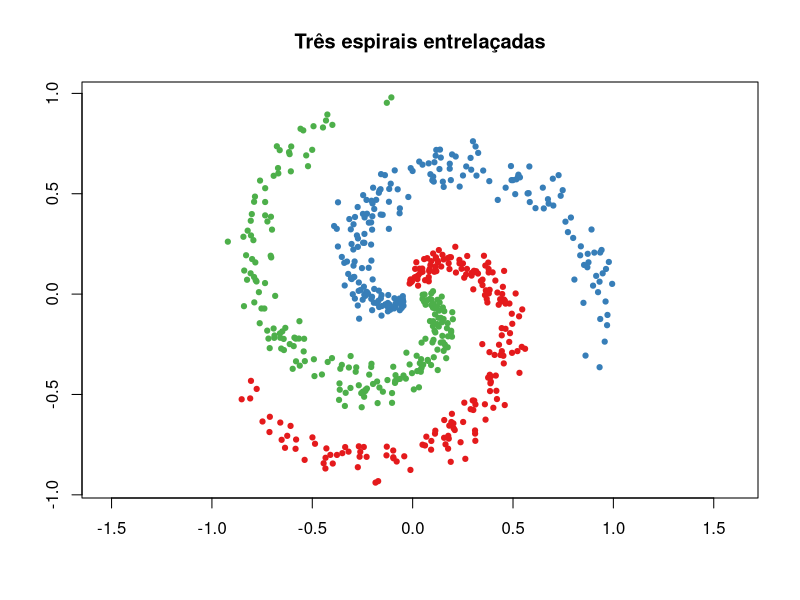
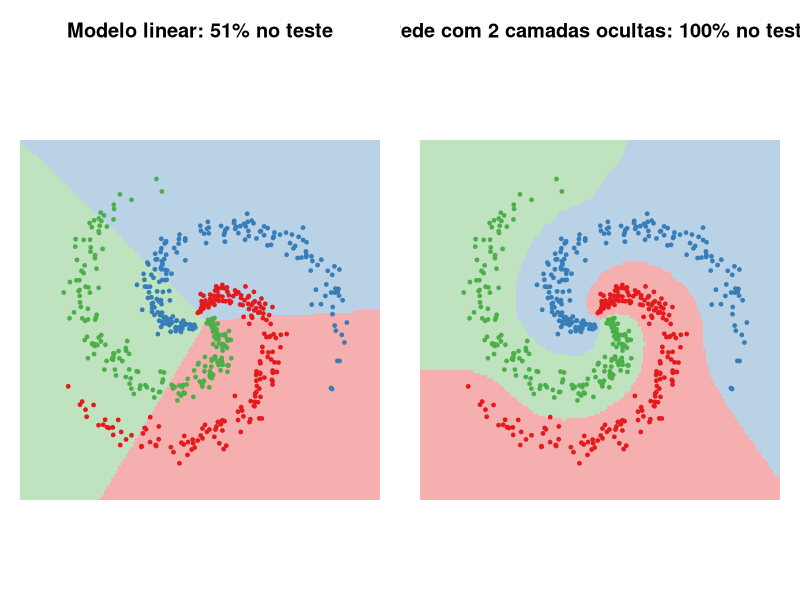
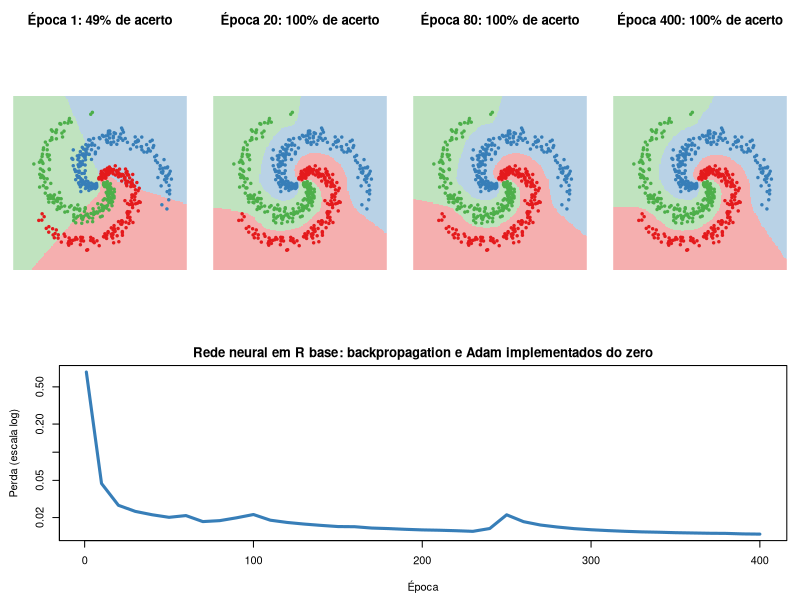
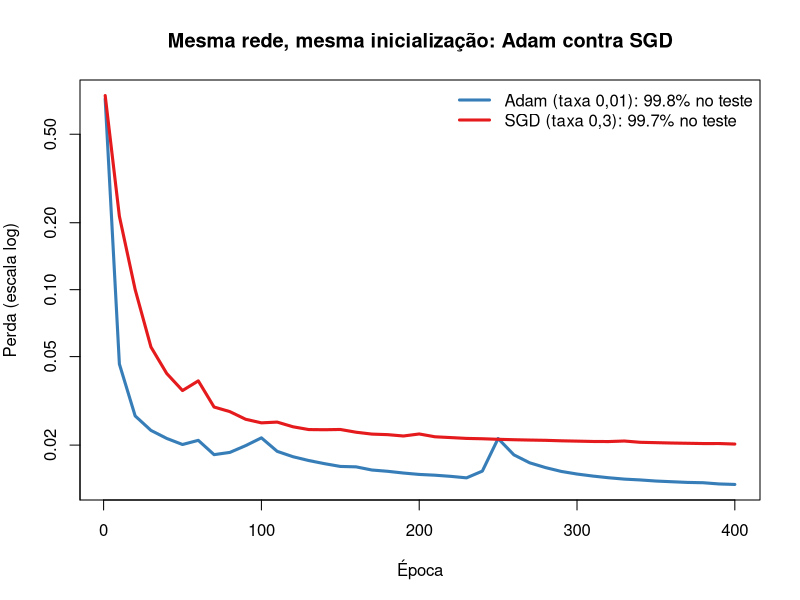
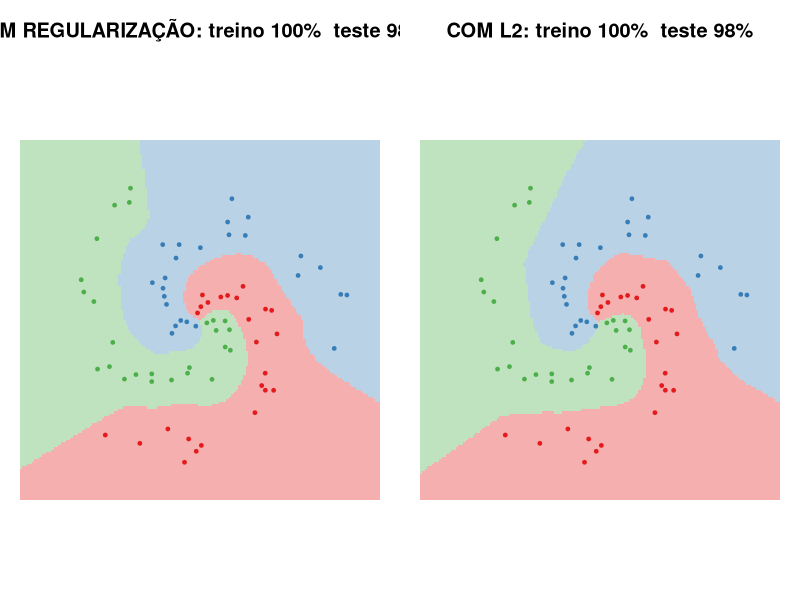
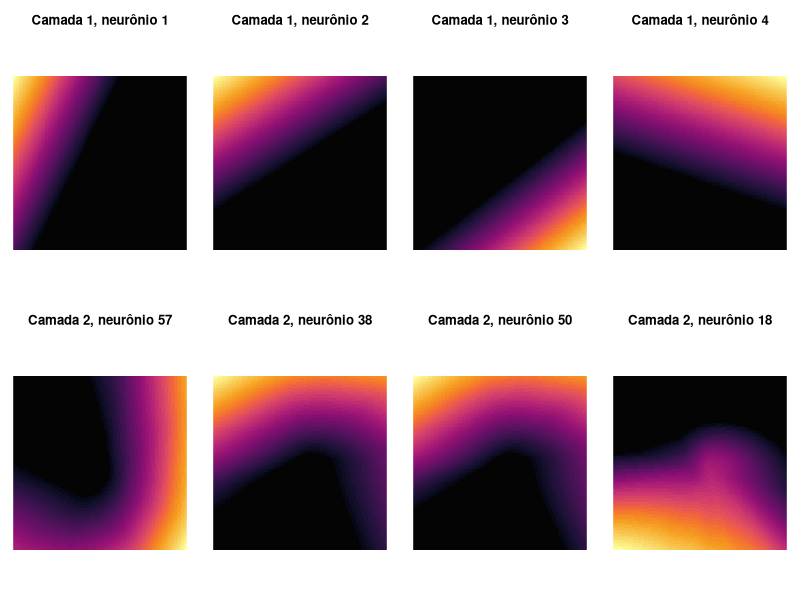
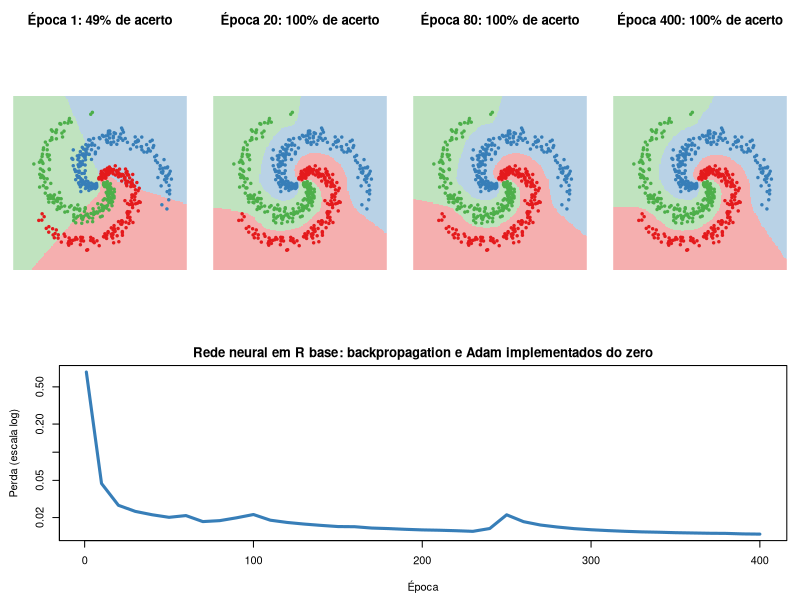

Generate these figures, in order, with R:
# Rede neural do zero em R base, só com álgebra de matrizes
set.seed(7)
cores <- c("#E41A1C", "#377EB8", "#4DAF4A")

gerar_espiral <- function(n_por_classe, n_classes, ruido) {
  x <- matrix(0, n_por_classe * n_classes, 2)
  y <- integer(n_por_classe * n_classes)
  for (k in seq_len(n_classes)) {
    linhas <- ((k - 1) * n_por_classe + 1):(k * n_por_classe)
    raio <- seq(0.05, 1, length.out = n_por_classe)
    angulo <- seq((k - 1) * 4, k * 4, length.out = n_por_classe) + rnorm(n_por_classe, sd = ruido)
    x[linhas, ] <- cbind(raio * sin(angulo), raio * cos(angulo))
    y[linhas] <- k
  }
  list(x = x, y = y)
}

treino <- gerar_espiral(200, 3, 0.25)
teste <- gerar_espiral(200, 3, 0.25)
stopifnot(nrow(treino$x) == 600, all(table(treino$y) == 200))

options(repr.plot.width = 7, repr.plot.height = 7)
plot(treino$x, col = cores[treino$y], pch = 19, cex = 0.7, asp = 1,
     xlab = "", ylab = "", main = "Três espirais entrelaçadas")
#======================================================================================================

relu <- function(z) pmax(z, 0)
one_hot <- function(y, n_classes) {
  matriz <- matrix(0, length(y), n_classes)
  matriz[cbind(seq_along(y), y)] <- 1
  matriz
}
softmax <- function(z) {
  z <- z - apply(z, 1, max)
  exponenciais <- exp(z)
  exponenciais / rowSums(exponenciais)
}
entropia_cruzada <- function(prob, y_one_hot) {
  -mean(rowSums(y_one_hot * log(prob + 1e-12)))
}

stopifnot(all(one_hot(c(2, 1), 3) == rbind(c(0, 1, 0), c(1, 0, 0))))
stopifnot(all(abs(rowSums(softmax(matrix(c(1000, 0, 0, 1000), 2))) - 1) < 1e-12))
stopifnot(all(relu(matrix(c(-1, 2), 1)) == c(0, 2)))
cat("Blocos básicos verificados\n")
#=======================================================================================================

iniciar_rede <- function(tamanhos) {
  lapply(seq_len(length(tamanhos) - 1), function(i) {
    list(W = matrix(rnorm(tamanhos[i] * tamanhos[i + 1], sd = sqrt(2 / tamanhos[i])),
                    tamanhos[i], tamanhos[i + 1]),
         b = rep(0, tamanhos[i + 1]))
  })
}

propagar <- function(rede, x) {
  ativacoes <- list(x)
  for (i in seq_along(rede)) {
    z <- sweep(ativacoes[[i]] %*% rede[[i]]$W, 2, rede[[i]]$b, "+")
    ativacoes[[i + 1]] <- if (i < length(rede)) relu(z) else softmax(z)
  }
  ativacoes
}

retropropagar <- function(rede, ativacoes, y_one_hot, lambda) {
  n <- nrow(y_one_hot)
  gradientes <- vector("list", length(rede))
  delta <- (ativacoes[[length(ativacoes)]] - y_one_hot) / n
  for (i in rev(seq_along(rede))) {
    gradientes[[i]] <- list(W = t(ativacoes[[i]]) %*% delta + lambda * rede[[i]]$W,
                            b = colSums(delta))
    if (i > 1) delta <- (delta %*% t(rede[[i]]$W)) * (ativacoes[[i]] > 0)
  }
  gradientes
}

calcular_perda <- function(rede, x, y_one_hot, lambda) {
  prob <- propagar(rede, x)[[length(rede) + 1]]
  penalidade <- sum(sapply(rede, function(camada) sum(camada$W^2)))
  entropia_cruzada(prob, y_one_hot) + lambda / 2 * penalidade
}

prever_classe <- function(rede, x) {
  max.col(propagar(rede, x)[[length(rede) + 1]], ties.method = "first")
}

acuracia <- function(rede, dados) mean(prever_classe(rede, dados$x) == dados$y)

rede_teste <- iniciar_rede(c(2, 8, 3))
stopifnot(length(rede_teste) == 2, all(dim(rede_teste[[1]]$W) == c(2, 8)))
stopifnot(all(dim(propagar(rede_teste, treino$x)[[3]]) == c(600, 3)))
cat("Estrutura da rede verificada\n")
#====================================================================================================

verificar_gradientes <- function() {
  rede <- iniciar_rede(c(2, 5, 3))
  x <- matrix(rnorm(20), 10, 2)
  y <- one_hot(sample(3, 10, replace= TRUE), 3)
  lambda <- 0.01
  analitico <- retropropagar(rede, propagar(rede, x), y, lambda)
  erros <- c()
  for (i in seq_along(rede)) {
    for (parametro in c('W', 'b')) {
      for (j in seq_along(rede[[i]][[parametro]])) {
        mais <- rede
        mais[[i]][[parametro]][j] <- mais[[i]][[parametro]][j] + 1e-5
        menos <- rede
        menos[[i]][[parametro]][j] <- menos[[i]][[parametro]][j] - 1e-5
        numerico <- (calcular_perda(mais, x, y, lambda) - calcular_perda(menos, x, y, lambda)) / 2e-5
        derivada <- analitico[[i]][[parametro]][j]
        erros <- c(erros, abs(numerico - derivada) / max(1e-8, abs(numerico) + abs(derivada)))
      }
    }
  }
  erros
}
erros_relativos <- verificar_gradientes()
cat(sprintf('PARÂMETROS VERIFICADOS: %d | MAIOR ERRO RELATIVO: %.2e\n',
            length(erros_relativos), max(erros_relativos)))
stopifnot(max(erros_relativos) < 1e-4)
#============================================================================================================

treinar <- function(tamanhos, dados, epocas= 400, taxa= 0.01, lambda= 1e-4,
                    tamanho_lote= 64, otimizador= 'adam', salvar_em= integer(0)) {
  rede <- iniciar_rede(tamanhos)
  y <- one_hot(dados$y, tamanhos[length(tamanhos)])
  momento1 <- lapply(rede, function(camada) lapply(camada, function(p) p * 0))
  momento2 <- momento1
  passo <- 0
  historico <- data.frame()
  instantaneos <- list()
  for (epoca in seq_len(epocas)) {
    ordem <- sample(nrow(dados$x))
    for (inicio in seq(1, length(ordem), by = tamanho_lote)) {
      lote <- ordem[inicio:min(inicio + tamanho_lote - 1, length(ordem))]
      ativacoes <- propagar(rede, dados$x[lote, , drop = FALSE])
      gradientes <- retropropagar(rede, ativacoes, y[lote, , drop = FALSE], lambda)
      passo <- passo + 1
      for (i in seq_along(rede)) {
        for (p in c("W", "b")) {
          g <- gradientes[[i]][[p]]
          if (otimizador == "adam") {
            momento1[[i]][[p]] <- 0.9 * momento1[[i]][[p]] + 0.1 * g
            momento2[[i]][[p]] <- 0.999 * momento2[[i]][[p]] + 0.001 * g^2
            m_corrigido <- momento1[[i]][[p]] / (1 - 0.9^passo)
            v_corrigido <- momento2[[i]][[p]] / (1 - 0.999^passo)
            rede[[i]][[p]] <- rede[[i]][[p]] - taxa * m_corrigido / (sqrt(v_corrigido) + 1e-8)
          } else {
            rede[[i]][[p]] <- rede[[i]][[p]] - taxa * g
          }
        }
      }
    }
    if (epoca == 1 || epoca %% 10 == 0) {
      historico <- rbind(historico, data.frame(
        epoca = epoca, perda = calcular_perda(rede, dados$x, y, lambda),
        acuracia = acuracia(rede, dados)))
    }
    if (epoca %in% salvar_em) instantaneos[[as.character(epoca)]] <- rede
  }
  list(rede = rede, historico = historico, instantaneos = instantaneos)
}

set.seed(1)
inicio_treino <- Sys.time()
profunda <- treinar(c(2, 64, 64, 3), treino, salvar_em = c(1, 20, 80, 400))
cat(sprintf("Treino em %.0f segundos | Acurácia no treino: %.1f%% | no teste: %.1f%%\n",
            as.numeric(difftime(Sys.time(), inicio_treino, units = "secs")),
            100 * acuracia(profunda$rede, treino), 100 * acuracia(profunda$rede, teste)))
stopifnot(is.list(profunda), nrow(profunda$historico) > 0)

#=======================================================================================================
desenhar_fronteira <- function(rede, dados, titulo) {
  eixo <- seq(-1.2, 1.2, length.out = 150)
  grade <- as.matrix(expand.grid(eixo, eixo))
  classe <- prever_classe(rede, grade)
  image(eixo, eixo, matrix(classe, 150, 150), col = adjustcolor(cores, 0.35),
        breaks = c(0.5, 1.5, 2.5, 3.5), xlab = "", ylab = "", main = titulo, axes = FALSE, asp = 1)
  points(dados$x, col = cores[dados$y], pch = 19, cex = 0.5)
}

set.seed(1)
linear <- treinar(c(2, 3), treino, epocas = 200)

options(repr.plot.width = 14, repr.plot.height = 7)
par(mfrow = c(1, 2), mar = c(1, 1, 3, 1))
desenhar_fronteira(linear$rede, teste,
                   sprintf("Modelo linear: %.0f%% no teste", 100 * acuracia(linear$rede, teste)))
desenhar_fronteira(profunda$rede, teste,
                   sprintf("Rede com 2 camadas ocultas: %.0f%% no teste", 100 * acuracia(profunda$rede, teste)))
par(mfrow = c(1, 1), mar = c(5, 4, 4, 2))

#========================================================================================================================

salvar_png <- function(arquivo, desenhar, largura= 2000, altura= 1100) {
  png(arquivo, width= largura, height = altura, res= 160)
  desenhar()
  invisible(dev.off())
  cat('Gráfico salvo em', arquivo, '\n')
}
desenhar_evolucao <- function() {
  layout(matrix(c(1, 2, 3, 4, 5, 5, 5, 5), 2, byrow = TRUE), heights = c(1.3, 1))
  par(mar = c(1, 1, 3, 1))
  for (epoca in names(profunda$instantaneos)) {
    rede <- profunda$instantaneos[[epoca]]
    desenhar_fronteira(rede, treino, sprintf("Época %s: %.0f%% de acerto", epoca, 100 * acuracia(rede, treino)))
  }
  par(mar = c(4.5, 4.5, 2, 1))
  plot(profunda$historico$epoca, profunda$historico$perda, type = "l", lwd = 3, log = "y",
       col = "#377EB8", xlab = "Época", ylab = "Perda (escala log)",
       main = "Rede neural em R base: backpropagation e Adam implementados do zero")
  layout(1)
  par(mar = c(5, 4, 4, 2))
}

options(repr.plot.width = 16, repr.plot.height = 9)
desenhar_evolucao()
salvar_png("rede_neural_evolucao.png", desenhar_evolucao)
#==================================================================================================================
set.seed(1)
com_adam <- treinar(c(2, 64, 64, 3), treino, taxa= 0.01, otimizador = 'adam')
set.seed(1)
com_sgd <- treinar(c(2, 64, 64, 3), treino, taxa= 0.3, otimizador= 'sgd')

options(repr.plot.width = 10, repr.plot.height = 6)
plot(com_adam$historico$epoca, com_adam$historico$perda, type = "l", lwd = 3, log = "y",
     col = "#377EB8", ylim = range(c(com_adam$historico$perda, com_sgd$historico$perda)),
     xlab = "Época", ylab = "Perda (escala log)", main = "Mesma rede, mesma inicialização: Adam contra SGD")
lines(com_sgd$historico$epoca, com_sgd$historico$perda, lwd = 3, col = "#E41A1C")
legend("topright", sprintf("%s: %.1f%% no teste", c("Adam (taxa 0,01)", "SGD (taxa 0,3)"),
                           100 * c(acuracia(com_adam$rede, teste), acuracia(com_sgd$rede, teste))),
       col = c("#377EB8", "#E41A1C"), lwd = 3, bty = "n")
#====================================================================================================================
set.seed(3)
poucos_dados <- gerar_espiral(25, 3, 0.35)

set.seed(1)
sem_regularizacao <- treinar(c(2, 128, 128, 3), poucos_dados, epocas= 1500, lambda = 0)
set.seed(1)
com_regularizacao <- treinar(c(2, 128, 128, 3), poucos_dados, epocas= 1500, lambda = 3e-3)

descrever <- function(modelo) {
  sprintf('treino %.0f%%  teste %.0f%%',
          100 * acuracia(modelo$rede, poucos_dados), 100 * acuracia(modelo$rede, teste))
}

options(repr.plot.width = 14, repr.plot.height = 7)
par(mfrow= c(1, 2), mar= c(1, 1, 3, 1))
desenhar_fronteira(sem_regularizacao$rede, poucos_dados, paste('SEM REGULARIZAÇÃO:', descrever(sem_regularizacao)))
desenhar_fronteira(com_regularizacao$rede, poucos_dados, paste('COM L2:', descrever(com_regularizacao)))
par(mfrow= c(1, 1), mar= c(5, 4, 4, 2))
#=====================================================================================================================

desenhar_neuronios <- function(rede, camada, neuronios) {
  eixo <- seq(-1.2, 1.2, length.out= 120)
  grade <- as.matrix(expand.grid(eixo, eixo))
  ativacao <- propagar(rede, grade)[[camada + 1]]
  for (neuronio in neuronios) {
    image(eixo, eixo, matrix(ativacao[, neuronio], 120, 120), col= hcl.colors(50, 'Inferno'),
          axes= FALSE, xlab= ' ', ylab= ' ', asp= 1,
          main= sprintf('Camada %d, neurônio %d', camada, neuronio))
  }
}
ativos_camada2 <- order(-colMeans(propagar(profunda$rede, treino$x)[[3]]))[1:4]

options(repr.plot.width= 16, repr.plot.height= 8)
par(mfrow= c(2, 4), mar= c(1, 1, 3, 1))
desenhar_neuronios(profunda$rede, 1, 1:4)
desenhar_neuronios(profunda$rede, 2, ativos_camada2)
par(mfrow= c(1, 1), mar= c(5, 4, 4, 2))
